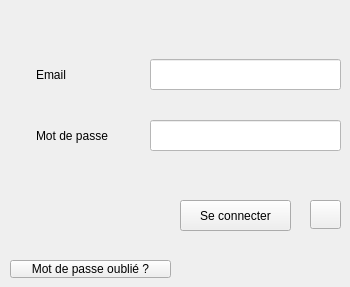
        <widget class="QWidget" name="pageLogin_1">
         <widget class="QLabel" name="label_email">
          <property name="geometry">
           <rect>
            <x>36</x>
            <y>59</y>
            <width>71</width>
            <height>31</height>
           </rect>
          </property>
          <property name="frameShape">
           <enum>QFrame::NoFrame</enum>
          </property>
          <property name="text">
           <string>Email</string>
          </property>
         </widget>
         <widget class="QPushButton" name="pushButton_login">
          <property name="geometry">
           <rect>
            <x>180</x>
            <y>200</y>
            <width>111</width>
            <height>31</height>
           </rect>
          </property>
          <property name="mouseTracking">
           <bool>true</bool>
          </property>
          <property name="styleSheet">
           <string notr="true"/>
          </property>
          <property name="text">
           <string>Se connecter</string>
          </property>
         </widget>
         <widget class="QLabel" name="label_mdp">
          <property name="geometry">
           <rect>
            <x>36</x>
            <y>120</y>
            <width>101</width>
            <height>31</height>
           </rect>
          </property>
          <property name="text">
           <string>Mot de passe</string>
          </property>
         </widget>
         <widget class="QLineEdit" name="lineEdit_mdp">
          <property name="geometry">
           <rect>
            <x>150</x>
            <y>120</y>
            <width>191</width>
            <height>31</height>
           </rect>
          </property>
          <property name="styleSheet">
           <string notr="true">background-color: rgb(255, 255, 255);</string>
          </property>
          <property name="frame">
           <bool>true</bool>
          </property>
          <property name="echoMode">
           <enum>QLineEdit::Normal</enum>
          </property>
         </widget>
         <widget class="QLineEdit" name="lineEdit_email">
          <property name="geometry">
           <rect>
            <x>150</x>
            <y>59</y>
            <width>191</width>
            <height>31</height>
           </rect>
          </property>
          <property name="styleSheet">
           <string notr="true">background-color: rgb(255, 255, 255);</string>
          </property>
         </widget>
         <widget class="QPushButton" name="pushButton_forget">
          <property name="geometry">
           <rect>
            <x>10</x>
            <y>260</y>
            <width>161</width>
            <height>18</height>
           </rect>
          </property>
          <property name="styleSheet">
           <string notr="true"/>
          </property>
          <property name="text">
           <string>Mot de passe oublié ?</string>
          </property>
         </widget>
         <widget class="QPushButton" name="pushButton_15">
          <property name="geometry">
           <rect>
            <x>310</x>
            <y>200</y>
            <width>31</width>
            <height>29</height>
           </rect>
          </property>
          <property name="text">
           <string/>
          </property>
          <property name="icon">
           <iconset>
            <normaloff>:/images/online-learning.png</normaloff>:/images/online-learning.png</iconset>
          </property>
         </widget>
        </widget>
